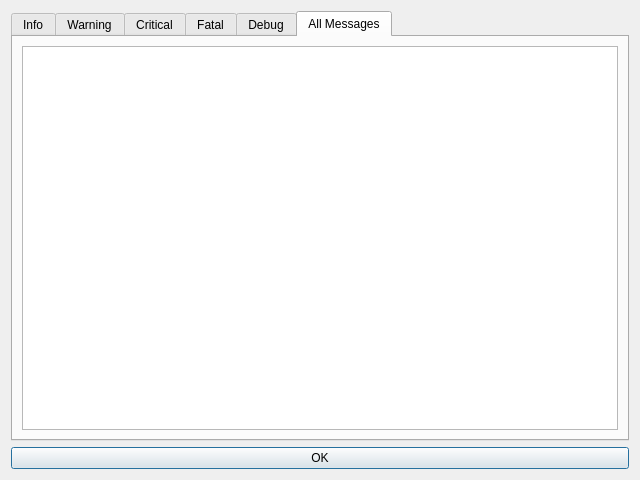
<?xml version="1.0" encoding="UTF-8"?>
<ui version="4.0">
 <class>LoggerDialog</class>
 <widget class="QDialog" name="LoggerDialog">
  <property name="geometry">
   <rect>
    <x>0</x>
    <y>0</y>
    <width>640</width>
    <height>480</height>
   </rect>
  </property>
  <property name="windowTitle">
   <string>Dialog</string>
  </property>
  <layout class="QGridLayout" name="gridLayout">
   <item row="1" column="0">
    <widget class="QPushButton" name="pushButton">
     <property name="text">
      <string>OK</string>
     </property>
    </widget>
   </item>
   <item row="0" column="0">
    <widget class="QTabWidget" name="tabWidget">
     <property name="currentIndex">
      <number>5</number>
     </property>
     <widget class="QWidget" name="infoTab">
      <attribute name="title">
       <string>Info</string>
      </attribute>
      <layout class="QVBoxLayout" name="verticalLayout">
       <item>
        <widget class="QTextBrowser" name="infoTextBrowser"/>
       </item>
      </layout>
     </widget>
     <widget class="QWidget" name="warningTab">
      <attribute name="title">
       <string>Warning</string>
      </attribute>
      <layout class="QVBoxLayout" name="verticalLayout_2">
       <item>
        <widget class="QTextBrowser" name="warningTextBrowser"/>
       </item>
      </layout>
     </widget>
     <widget class="QWidget" name="criticalTab">
      <attribute name="title">
       <string>Critical</string>
      </attribute>
      <layout class="QVBoxLayout" name="verticalLayout_4">
       <item>
        <widget class="QTextBrowser" name="criticalTextBrowser"/>
       </item>
      </layout>
     </widget>
     <widget class="QWidget" name="fatalTab">
      <attribute name="title">
       <string>Fatal</string>
      </attribute>
      <layout class="QVBoxLayout" name="verticalLayout_5">
       <item>
        <widget class="QTextBrowser" name="fatalTextBrowser"/>
       </item>
      </layout>
     </widget>
     <widget class="QWidget" name="debugTab">
      <attribute name="title">
       <string>Debug</string>
      </attribute>
      <layout class="QVBoxLayout" name="verticalLayout_3">
       <item>
        <widget class="QTextBrowser" name="debugTextBrowser"/>
       </item>
      </layout>
     </widget>
     <widget class="QWidget" name="messagesTab">
      <attribute name="title">
       <string>All Messages</string>
      </attribute>
      <layout class="QVBoxLayout" name="verticalLayout_6">
       <item>
        <widget class="QTextBrowser" name="messagesTextBrowser"/>
       </item>
      </layout>
     </widget>
    </widget>
   </item>
  </layout>
 </widget>
 <resources/>
 <connections>
  <connection>
   <sender>pushButton</sender>
   <signal>clicked()</signal>
   <receiver>LoggerDialog</receiver>
   <slot>accept()</slot>
   <hints>
    <hint type="sourcelabel">
     <x>52</x>
     <y>460</y>
    </hint>
    <hint type="destinationlabel">
     <x>398</x>
     <y>442</y>
    </hint>
   </hints>
  </connection>
 </connections>
</ui>
